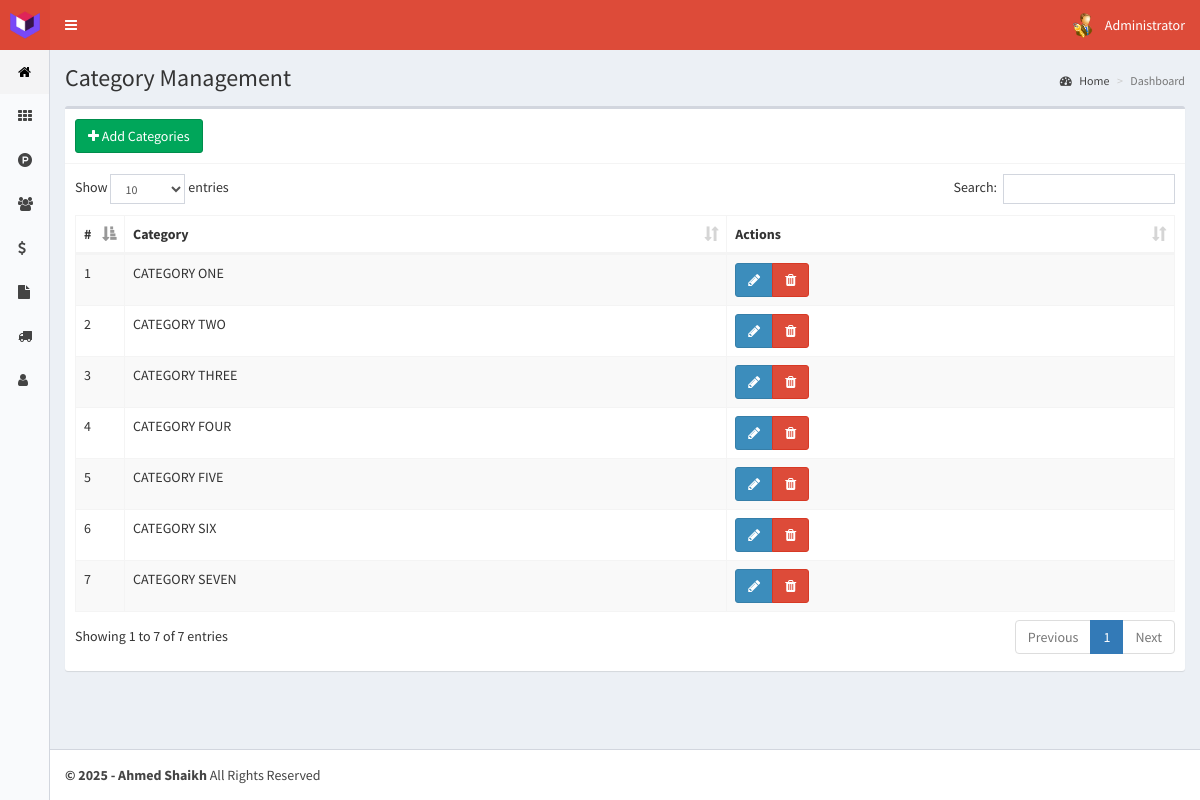
The app's page /categories (signed in), older data.
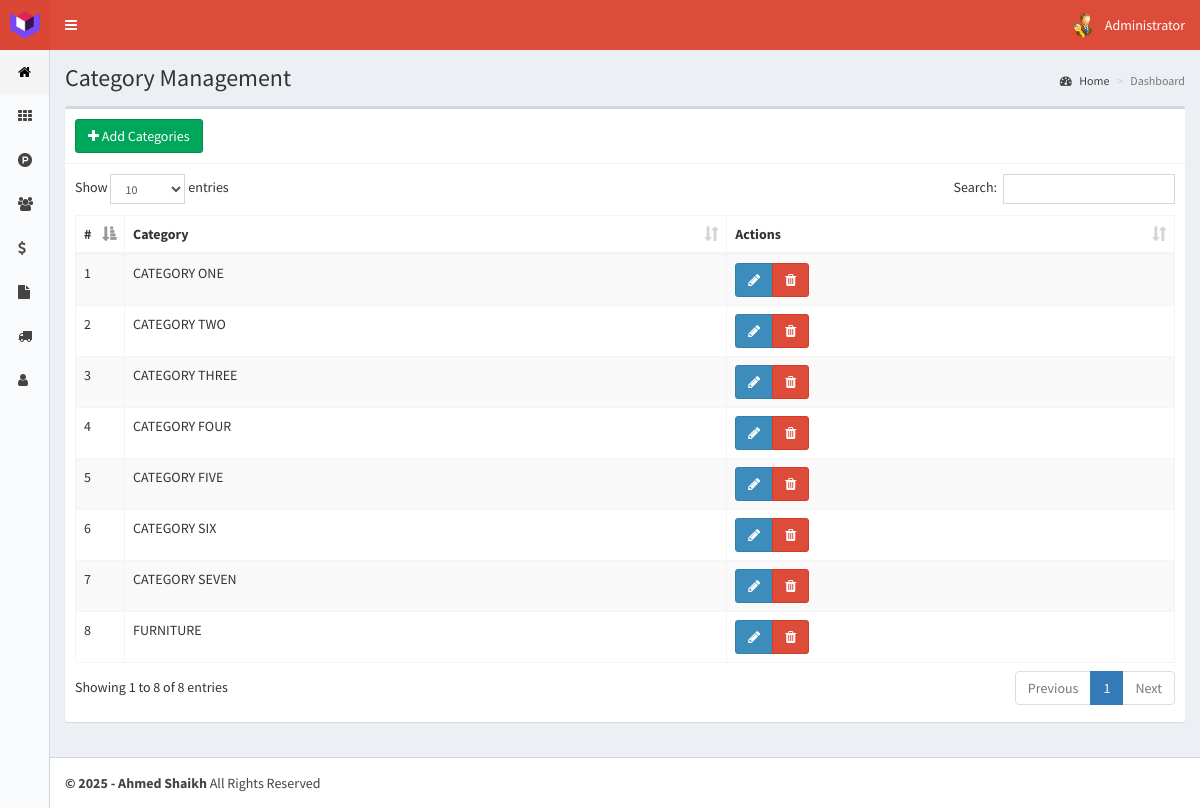
The same page, newer data.
### tables this page shows
CREATE TABLE `categories` (
  `id` int(11) NOT NULL,
  `Category` text NOT NULL,
  `Date` timestamp NOT NULL DEFAULT current_timestamp() ON UPDATE current_timestamp()
);

### controllers/template.controller.php (called while the page is built)
<?php
class ControllerTemplate{
	static public function ctrTemplate(){
		include "views/template.php";
	}
}

### index.php (called while the page is built, shortened)
<?php
require_once "controllers/template.controller.php";
require_once "controllers/users.controller.php";
require_once "controllers/categories.controller.php";
require_once "controllers/customer-notes.controller.php";
require_once "models/categories.model.php";
$template = new ControllerTemplate();
$template -> ctrTemplate();

### controllers/categories.controller.php (called while the page is built, shortened)
<?php
 class ControllerCategories{
	static public function ctrShowCategories($item, $value){
		$table = "categories";
		$answer = CategoriesModel::mdlShowCategories($table, $item, $value);
		return $answer;
	}
}

### models/connection.php (called while the page is built)
<?php
class Connection{
	static public function connect(){
		$link = new PDO("mysql:host=localhost;dbname=posystem", "root", "");
		$link -> exec("set names utf8");
		return $link;
	}
}

### models/categories.model.php (called while the page is built, shortened)
<?php
require_once "connection.php";
class CategoriesModel{
	static public function mdlShowCategories($table, $item, $value){
		if($item != null){
			$stmt = Connection::connect()->prepare("SELECT * FROM $table WHERE $item = :$item");
			$stmt -> bindParam(":".$item, $value, PDO::PARAM_STR);
			$stmt -> execute();
			return $stmt -> fetch();
		}
		else{
			$stmt = Connection::connect()->prepare("SELECT * FROM $table");
			$stmt -> execute();
			return $stmt -> fetchAll();
		}
	}
}

### views/modules/categories.php (the view, shortened to what this page needs)
<div class="content-wrapper">
  <section class="content-header">
    <h1>
      Category Management
    </h1>
    <ol class="breadcrumb">
      <li><a href="home"><i class="fa fa-dashboard"></i> Home</a></li>
      <li class="active">Dashboard</li>
    </ol>
  </section>
  <section class="content">
    <div class="box">
      <div class="box-header with-border">
        <button class="btn btn-success" data-toggle="modal" data-target="#addCategories"> <i class="fa fa-plus"></i> Add Categories</button>
      </div>
      <div class="box-body">
        <table class="table table-bordered table-hover table-striped dt-responsive tables" width="100%">
          <thead>
           <tr>
             <th style="width:10px">#</th>
             <th>Category</th>
             <th>Actions</th>
           </tr>
          </thead>
          <tbody>
            <?php
              $item = null;
              $value = null;
              $categories = ControllerCategories::ctrShowCategories($item, $value);
              foreach ($categories as $key => $value) {
                echo '<tr>
                        <td>'.($key+1).'</td>
                        <td class="text-uppercase">'.$value['Category'].'</td>
                        <td>
                          <div class="btn-group">
                            <button class="btn btn-primary btnEditCategory" idCategory="'.$value["id"].'" data-toggle="modal" data-target="#editCategories"><i class="fa fa-pencil"></i></button>
                            <button class="btn btn-danger btnDeleteCategory" idCategory="'.$value["id"].'"><i class="fa fa-trash"></i></button>
                          </div>
                        </td>
                      </tr>';
              }
            ?>
          </tbody>
        </table>
      </div>
    </div>
  </section>
</div>

Row changes from the older to the newer data that the page shows:
added categories: Category "FURNITURE"
Text that changed along with them:
text written by a page script: "Show entries Search: Showing 1 to 7 of 7 entries Previous 1 Next" → "Show entries Search: Showing 1 to 8 of 8 entries Previous 1 Next"
